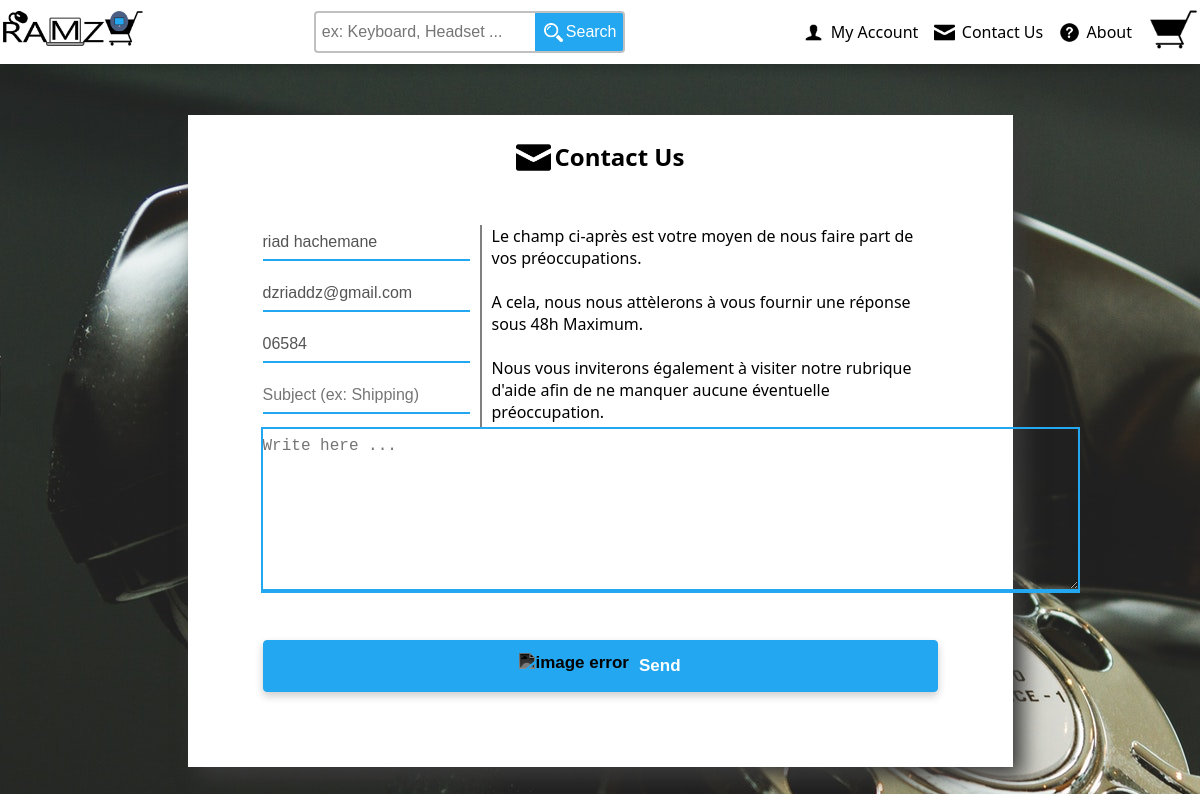
The app's page /contact-us.php (signed in) with its own data.
### tables this page shows
CREATE TABLE `user` (
  `user_id` int(4) NOT NULL,
  `first_name` varchar(155) NOT NULL,
  `last_name` varchar(155) NOT NULL,
  `email` varchar(155) NOT NULL,
  `password` varchar(100) NOT NULL,
  `address` varchar(155) DEFAULT NULL,
  `phone_number` varchar(155) DEFAULT NULL,
  `birth_date` date DEFAULT NULL
);

### contact-us.php (the view, shortened to what this page needs)
<!DOCTYPE html>
<html lang="fr">
<head>
	<link rel="stylesheet" href="css/general.css" />
	<link rel="stylesheet" href="css/form.css" />
</head>
<body style="background-image: url('img/contact-us-form-background.jpg');">
	<?php include('common/header.php') ?>
	<div id="main-container">
		<div class="form-container contact-us-form-container">
			<div class="form-header">
				<img src="img/contact-us.png" alt="image error" />
				<h2>Contact Us</h2>
			</div>
			<form action="index.php">
				<div id="sections-container">
					<div class="section">
						<?php
						if (isset($_SESSION['user']->id)) {
							require 'php/dataBase.php';
							$result = $sql->query("SELECT `first_name`, `last_name`, `email`, `phone_number` FROM `user` WHERE `user_id` =" . $_SESSION['user']->id) or die($sql->error);
							$data = mysqli_fetch_row($result);
							echo
								'
                <input name="nom_complet" value="' . $data[0] . ' ' . $data[1] . '" type="text" placeholder="Complete Name" disabled />
                <input name="email" value="' . $data[2] . '" type="email" placeholder="Email" disabled />
                ';
							if ($data[3] != '')
								echo '<input name="phone_number" value="' . $data[3] . '" type="text" placeholder="Phone Number" disabled />';
							else
								echo '<input name="phone_number" type="text" placeholder="Phone Number" />';
						} else echo
							'
              <input name="nom_complet" type="text" placeholder="Complete Name" required />
              <input name="email" type="email" placeholder="Email" required />
              <input name="phone_number" type="text" placeholder="Phone Number" />
              ';
						?>
						<input type="text" placeholder="Subject (ex: Shipping)" required />
					</div>
					<div class="splitter"></div>
					<div class="section">
						<p>
							Le champ ci-après est votre moyen de nous faire part de vos
							préoccupations. <br /><br />
							A cela, nous nous attèlerons à vous fournir une réponse sous 48h
							Maximum. <br /><br />
							Nous vous inviterons également à visiter notre rubrique d'aide
							afin de ne manquer aucune éventuelle préoccupation.
						</p>
					</div>
				</div>
				<textarea name="message" rows="8" cols="80" form="contactform" placeholder="Write here ..." required></textarea>
				<button type="submit">
					<img src="img/send.png" alt="image error" />
					<span>Send</span>
				</button>
			</form>
		</div>
	</div>
</body>
</html>

### css/general.css (style rules this page uses)
* { margin: 0px; padding: 0px; box-sizing: border-box; }
body { position: relative; font-family: 'Segoe UI', sans-serif; background: #f5f5f5; --color-1: #fff; --color-2: #22a7f0; --color-3: #0e87c9; --color-4: #0b6a9d; }
#main-container { max-width: 1175px; margin: 0 auto; padding-top: 15px; display: flex; }
button { cursor: pointer; padding: 0; border: none; background: none; }
input, select, textarea { outline: 0; border: 0; }
textarea { resize: vertical; }

### css/form.css (style rules this page uses)
body { object-fit: contain; }
textarea { resize: vertical; }
.form-container { display: flex; flex-direction: column; padding: 25px; background-color: var(--color-1); box-shadow: 10px 10px 20px #3a3a3a; }
.form-header { display: flex; align-content: center; justify-content: center; }
.form-header img { height: 35px; width: auto; margin-right: 4px; }
.form-container form { display: flex; flex-direction: column; align-items: center; justify-items: center; padding: 50px; }
.form-container form input, .form-container form select, .form-container form textarea { font-size: 16px; margin: 0 0 15px; padding: 8px 0; background-color: transparent; border-bottom: 2px solid var(--color-2); }
.form-container form button { display: flex; align-items: center; justify-content: center; width: 100%; padding: 12px; margin: 20% 0 0; color: #fff; background-color: var(--color-2); font-weight: 700; font-size: 17px; border: var(--color-2) 1px solid; border-radius: 4px; box-shadow: 0 4px 8px 0 rgba(0, 0, 0, 0.2); transition: color 0.15s ease-in, background-color 0.15s ease-in; }
.form-container form button img { margin-right: 10px; height: 26px; width: auto; filter: invert(99%) sepia(8%) saturate(0%) hue-rotate(300deg) brightness(111%) contrast(100%); }
#sections-container { display: flex; flex-direction: row; }
.section { display: flex; flex-direction: column; }
.splitter { border: 1px solid gray; margin: 0 10px; }
.contact-us-form-container { max-width: 825px; margin: 3vw auto; }
.contact-us-form-container form { align-items: flex-start !important; }
.contact-us-form-container form button { margin: 5% 0 0 !important; }
.contact-us-form-container textarea { margin-top: 25px; padding: 8px; font-size: 14px; outline: 2px solid var(--color-2); }
#sections-container { display: flex; }

### records on screen
user: nom_complet "riad hachemane", email "dzriaddz@gmail.com", phone_number "06584"
